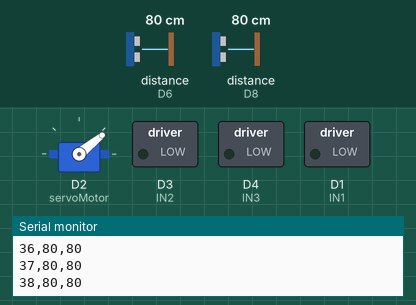
This sketch was run on a simulated ESP8266 (NodeMCU). On the bench: servo, switched loads named in the sketch (green lamp = pin HIGH), the last lines printed to the serial monitor. The test bench sets the inputs (shaded band); at power-on: distance to the obstacle (sensors on D6, D8) 80 cm. Pins used as bus, display or sensor lines are not drawn.

Above: at 1.2 s.
1.3 s: distance to the obstacle (sensor on D6) set to 2 cm
At 1.69 s:
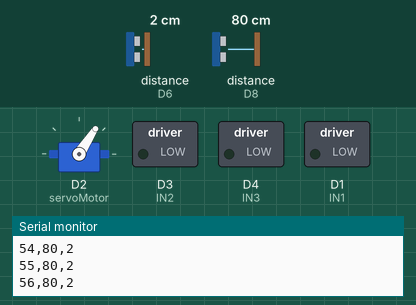
4.3 s: distance to the obstacle (sensor on D8) set to 9 cm
At 4.97 s:
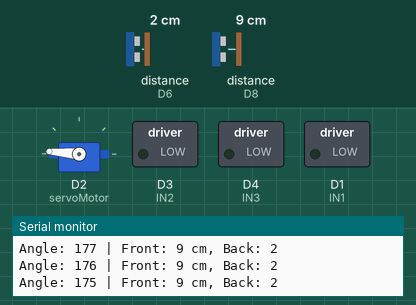
7.3 s: distance to the obstacle (sensor on D6) set to 18 cm
At 7.62 s:
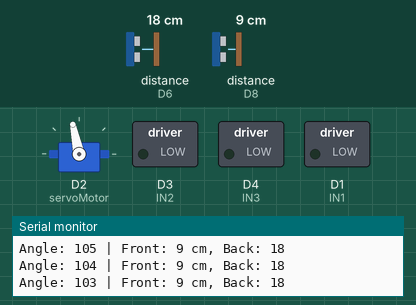
10.3 s: distance to the obstacle (sensor on D8) set to 120 cm
At 12.8 s:
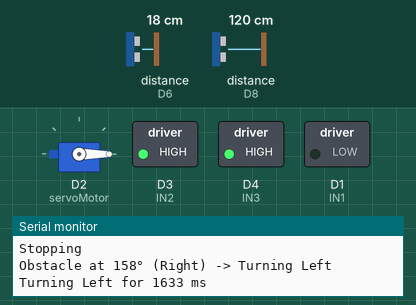
13.3 s: distance to the obstacle (sensor on D8) set to 2 cm
19.3 s: distance to the obstacle (sensor on D6) set to 120 cm
Timing chart, 0 to 23.3 s (numbered marks = the images above; inputs shaded):
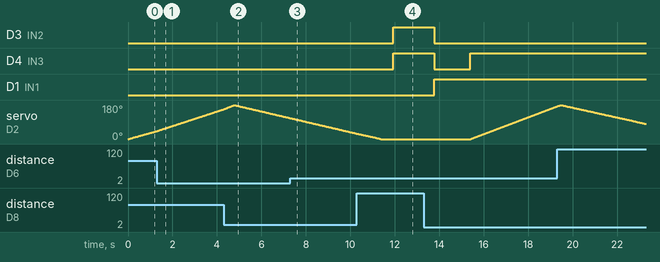

The sketch:

final_code.ino
```cpp
#include <HCSR04.h>
#include <Servo.h>

#define IN1 D1  // Motor driver input 1
#define IN2 D3
#define IN3 D4
#define IN4 D5

UltraSonicDistanceSensor frontSensor(D7, D8); // Front-facing sensor
UltraSonicDistanceSensor backSensor(D5, D6);  // Back-facing sensor
Servo servoMotor;

int threshold = 20; // Safe distance in cm
int angleStep = 1; // Angle step for scanning
long frontDistances[181]; // Stores front sensor readings (0° to 180°)
long backDistances[181];  // Stores back sensor readings (180° to 0°)

void setup() {
  Serial.begin(9600);
  Serial.println("ESP8266 Reset Reason:");
  Serial.println(ESP.getResetReason()); // Get crash reason

  servoMotor.attach(D2);
  servoMotor.write(90);

  pinMode(IN1, OUTPUT);
  pinMode(IN2, OUTPUT);
  pinMode(IN3, OUTPUT);
  pinMode(IN4, OUTPUT);
}

void loop() {
  scanSurroundings();
  navigate();
}

void scanSurroundings() {
  int index = 0;

  // Sweep from 0° to 180°
  for (int angle = 0; angle <= 180; angle += angleStep) {
    servoMotor.write(angle);
    delay(20);
    frontDistances[index] = frontSensor.measureDistanceCm();
    backDistances[index] = backSensor.measureDistanceCm();
    if (frontDistances[index] >= 400) frontDistances[index] = 0;
    if (backDistances[index] >= 400) backDistances[index] = 0;
    Serial.print(angle);
    Serial.print(",");
    Serial.print(frontDistances[index]);
    Serial.print(",");
    Serial.println(backDistances[index]);
    index++;
  }

  // Sweep back from 180° to 0°
  for (int angle = 180; angle >= 0; angle -= angleStep) {
    servoMotor.write(angle);
    delay(20);
    frontDistances[index] = frontSensor.measureDistanceCm();
    backDistances[index] = backSensor.measureDistanceCm();
    if (frontDistances[index] >= 400) frontDistances[index] = 0;
    if (backDistances[index] >= 400) backDistances[index] = 0;
    Serial.print("Angle: ");
    Serial.print(angle);
    Serial.print(" | Front: ");
    Serial.print(frontDistances[index]);
    Serial.print(" cm, Back: ");
    Serial.println(backDistances[index]);
    index++;
  }
}

void navigate() {
  int minFrontDist = 400, minFrontAngle = -1;

  // Find the closest obstacle in the front
  for (int i = 0; i <= 180; i++) {
    if (frontDistances[i] > 0 && frontDistances[i] < minFrontDist) {
      minFrontDist = frontDistances[i];
      minFrontAngle = i;
    }
  }

  if (minFrontDist > threshold) {
    moveForward();
  } else {
    stopMotors();
    delay(500);

    // Calculate turn intensity (shorter for slight turns, longer for sharp turns)
    int turnIntensity = map(abs(minFrontAngle - 90), 0, 90, 500, 2000);

    if (minFrontAngle < 90) {
      Serial.print("Obstacle at ");
      Serial.print(minFrontAngle);
      Serial.println("° (Left) -> Turning Right");
      turnRight(turnIntensity);
      delay(200);
      Serial.println("Correcting by Turning Left");
      turnLeft(turnIntensity);
    } else {
      Serial.print("Obstacle at ");
      Serial.print(minFrontAngle);
      Serial.println("° (Right) -> Turning Left");
      turnLeft(turnIntensity);
      delay(200);
      Serial.println("Correcting by Turning Right");
      turnRight(turnIntensity);
    }

    moveForward();
  }
}

void turnLeft(int duration) {
  Serial.print("Turning Left for ");
  Serial.print(duration);
  Serial.println(" ms");
  digitalWrite(IN1, LOW);
  digitalWrite(IN2, HIGH);
  digitalWrite(IN3, HIGH);
  digitalWrite(IN4, LOW);
  delay(duration);
}

void turnRight(int duration) {
  Serial.print("Turning Right for ");
  Serial.print(duration);
  Serial.println(" ms");
  digitalWrite(IN1, HIGH);
  digitalWrite(IN2, LOW);
  digitalWrite(IN3, LOW);
  digitalWrite(IN4, HIGH);
  delay(duration);
}

void moveForward() {
  Serial.println("Moving forward");
  digitalWrite(IN1, HIGH);
  digitalWrite(IN2, LOW);
  digitalWrite(IN3, HIGH);
  digitalWrite(IN4, LOW);
}

void moveBackward() {
  Serial.println("Moving backward");
  digitalWrite(IN1, LOW);
  digitalWrite(IN2, HIGH);
  digitalWrite(IN3, LOW);
  digitalWrite(IN4, HIGH);
  delay(1000);
}

void stopMotors() {
  Serial.println("Stopping");
  digitalWrite(IN1, LOW);
  digitalWrite(IN2, LOW);
  digitalWrite(IN3, LOW);
  digitalWrite(IN4, LOW);
}
```
